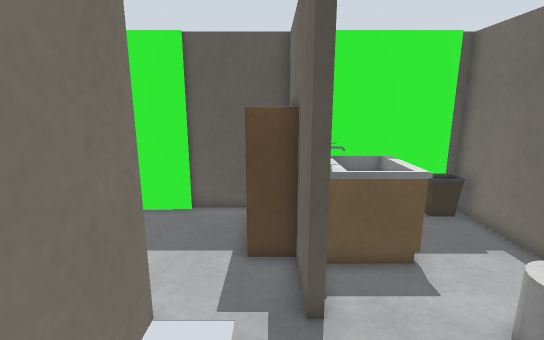
View 1 (above)

20 first-person views from a walk through a Gazebo world. The camera is 1.2 m above the floor, tilts 12° down and sees 85° across. The floor is counted in squares, 0.25 m on a side. Each view is taken from the middle of a square. On the plan, view 1 faces up. The plan holds only what a view shows up to about 20 squares ahead; the rest is blank. The place goes on beyond the plan. Simple patterns stand in for the simulator's built-in surfaces. Some stock models are drawn as simple stand-ins. Some surface patterns are stand-ins.

View 2
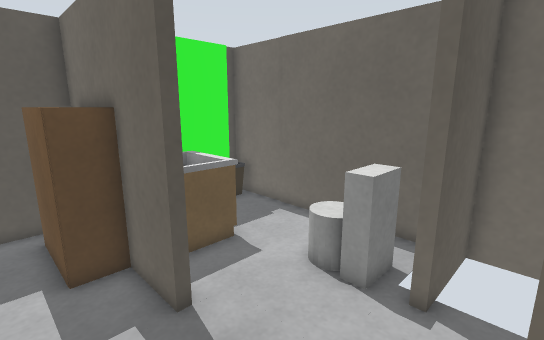

View 3
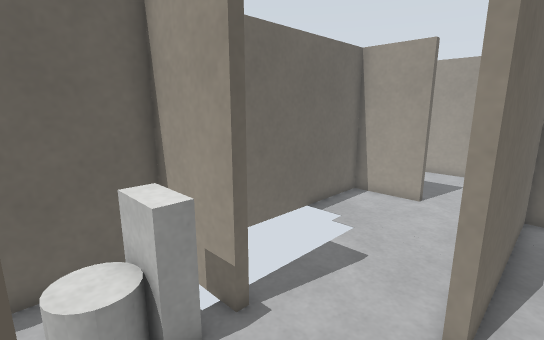

View 4
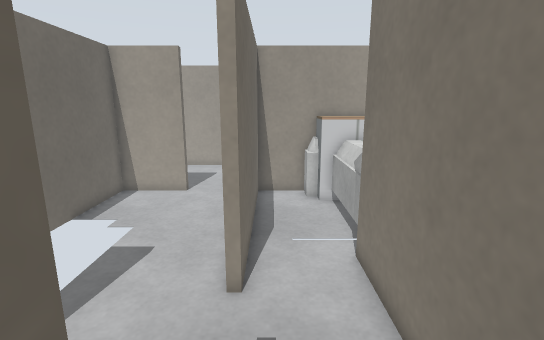

View 5
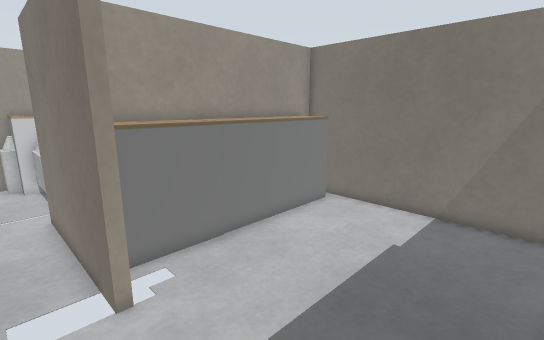

View 6
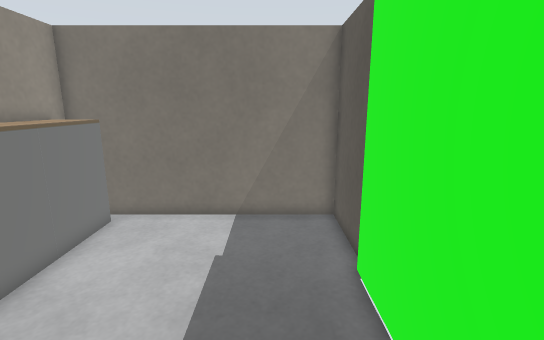

View 7
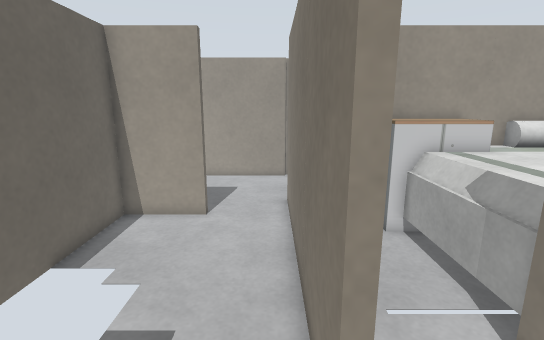

View 8
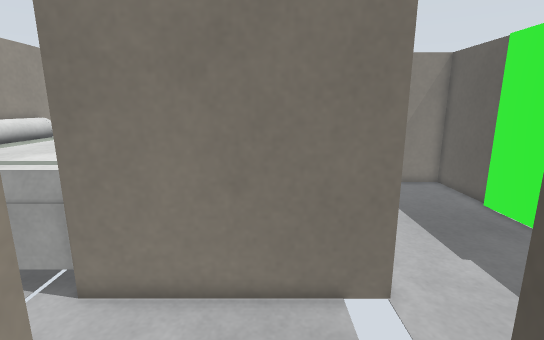

View 9
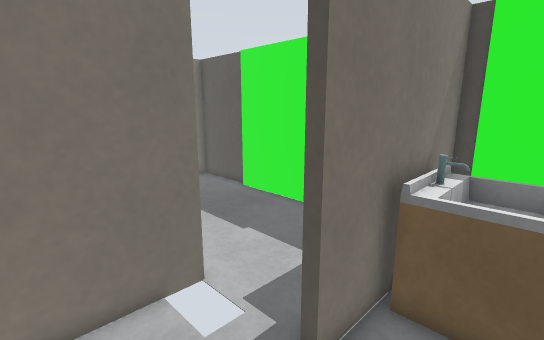

View 10
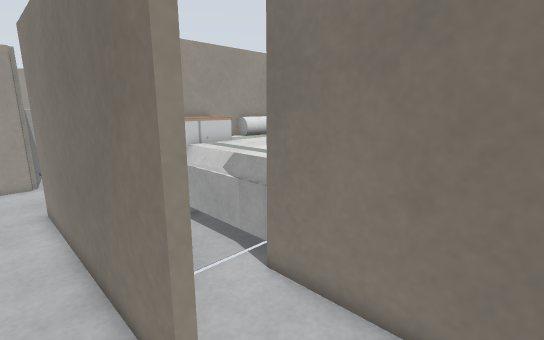

View 11
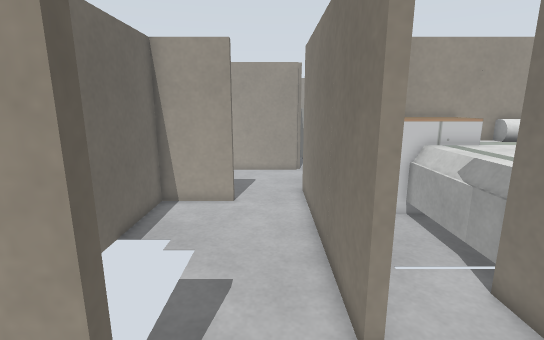

View 12
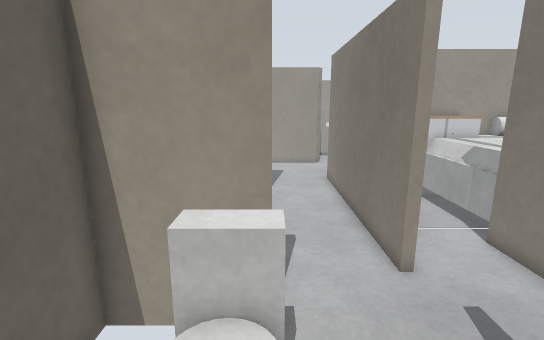

View 13
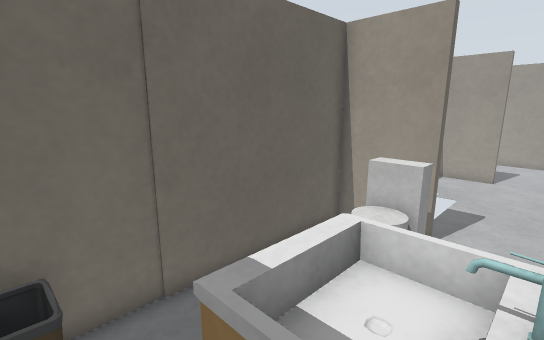

View 14
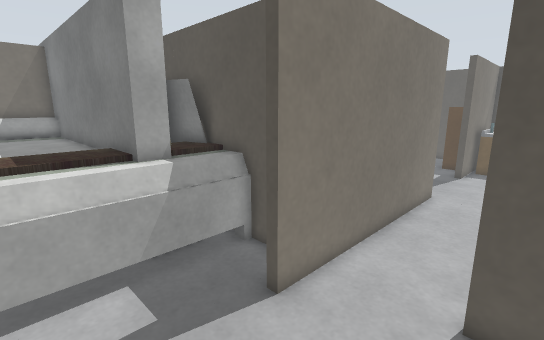

View 15
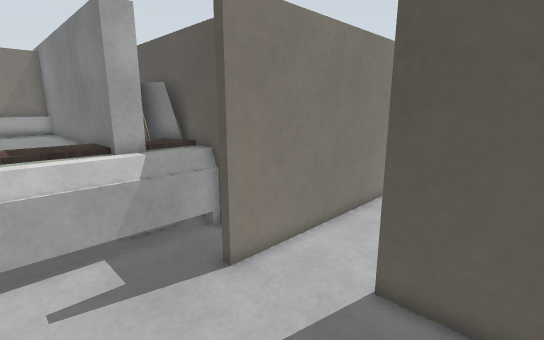

View 16
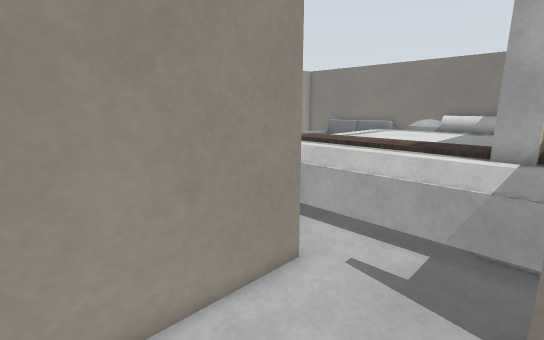

View 17
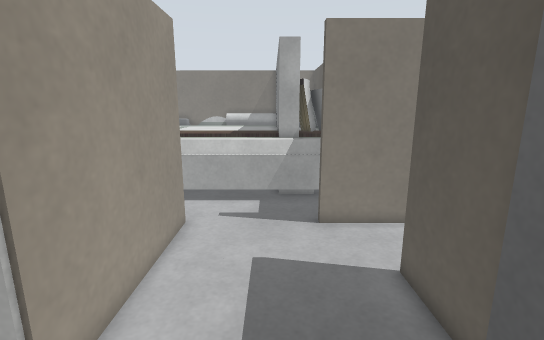

View 18
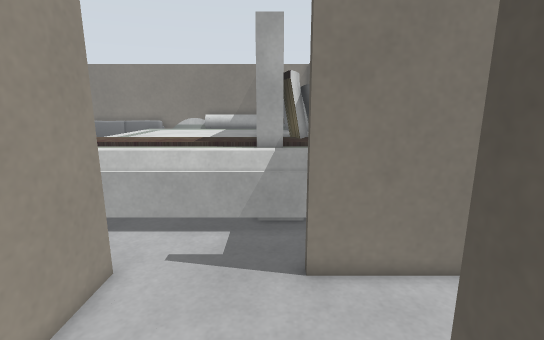

View 19
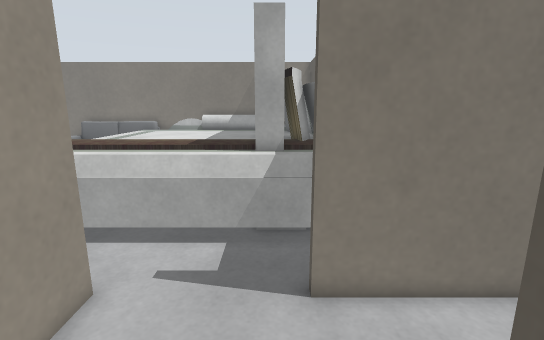

View 20
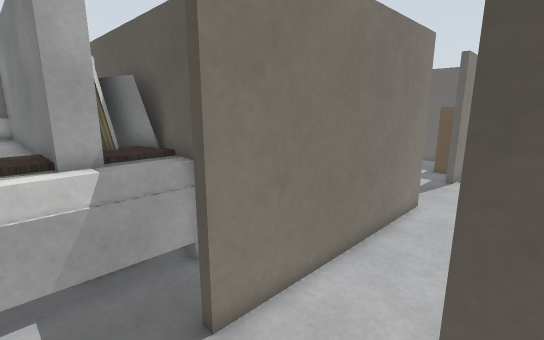

### Floor plan
Points are (right, up) in squares from view 1. A wall is a line through its corners. A room is listed if a view was taken in it or the views show most of it. See-through windows are left out.
Room 1 (views 1, 2)
walls: (-2.8, 1.5) (-2.8, -2); (-1.5, -9.8) (0.8, -9.8) (0.8, 0)
Room 2 (views 3, 4, 5, 6)
walls: (-3.2, 6) (-2.8, 6); (-10.4, 13.8) (-14.8, 13.8) (-14.8, 2.5); (-3.8, 13.6) (-10.2, 13.6); (-13.5, 2.2) (-7.4, 2.2); (0.8, 6) (0.8, 13.8) (-4, 13.8)
ways out: opening at (0, 6) to room 4
objects: cabinet (-14, 3) to (-11, 4); cabinet (-10, 3) to (-8, 4); cabinet (-7, 3) to (-4, 4); bookshelf (-1, 9) to (0, 12)
Room 3 (views 7, 8, 10, 11, 12, 13)
walls: (5, 2.2) (8.7, 2.2) (8.7, 13.8) (8.2, 13.8); (8.2, 13.6) (1.9, 13.6); (1.9, 13.8) (1.2, 13.8) (1.2, 6)
ways out: opening at (1, 2.5) to room 4
objects: sink (2, 8) to (5, 12); toilet (5, 3) to (6, 6); bin (7, 12) to (8, 13)
Room 4 (view 9)
walls: (0.8, 0) (1.2, 0); (1.2, 6) (0.8, 6); (-2.8, 6) (-2.8, 1.5); (5, 1.8) (5, 2.2)
ways out: opening at (0, 6) to room 2; opening at (1, 2.5) to room 3
Room 5 (views 14, 15, 16, 17, 18, 19, 20)
walls: (8.5, -17.7) (9.1, -17.7); (8.5, -10.2) (5, -10.2); (1, -17.7) (6.6, -17.7); (1.2, -10.5) (1.2, -12)
objects: fridge (7, -18) to (8, -18); door leaf (9, -11) to (10, -11)

Where each view was taken, in squares from view 1:
view 1: 0 up, 0 right, facing up
view 2: 0 up, 2 left, facing up-right
view 3: 6 up, 0 right, facing down-right
view 4: 7 up, 0 right, facing down
view 5: 13 up, 1 left, facing down-left
view 6: 11 up, 2 left, facing left
view 7: 3 up, 2 right, facing down
view 8: 3 up, 4 right, facing left
view 9: 2 up, 4 right, facing up-left
view 10: 4 up, 3 right, facing down-left
view 11: 5 up, 3 right, facing down
view 12: 8 up, 5 right, facing down
view 13: 13 up, 2 right, facing down-right
view 14: 17 down, 6 right, facing up-left
view 15: 17 down, 8 right, facing up-left
view 16: 12 down, 8 right, facing down-left
view 17: 14 down, 13 right, facing left
view 18: 13 down, 9 right, facing left
view 19: 13 down, 8 right, facing left
view 20: 15 down, 6 right, facing up-left
